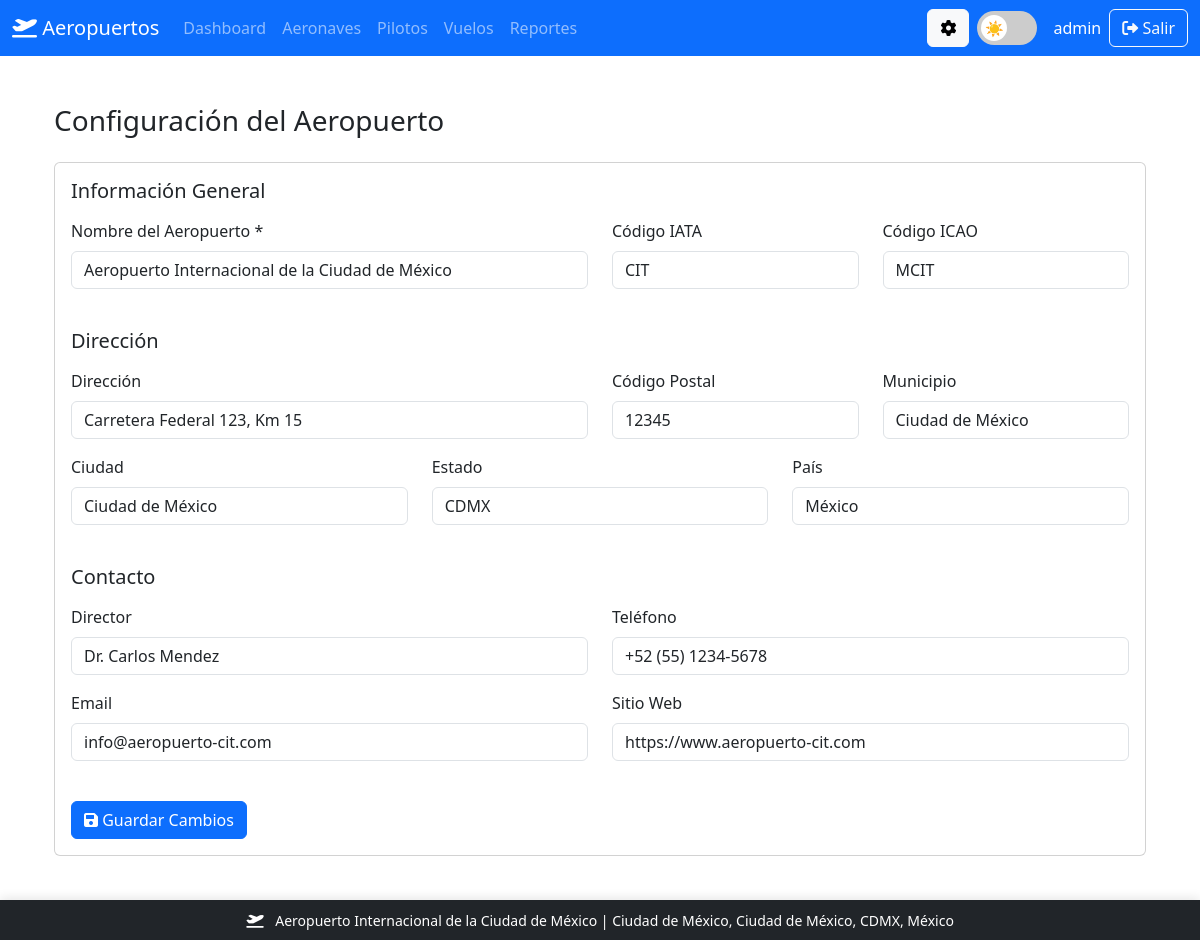
/config/aeropuerto (signed in), run on the app's committed database.
### models.py (models this page shows, shortened)
class Usuario(db.Model, UserMixin):
    __table_args__ = {'extend_existing': True}
    __tablename__ = 'Usuarios'
    id = db.Column(db.Integer, primary_key=True)
    username = db.Column(db.String(80), unique=True, nullable=False)
    password_hash = db.Column(db.String(120), nullable=False)
    rol = db.Column(db.String(20), default='usuario')
    created_at = db.Column(db.DateTime, default=datetime.utcnow)

class ConfiguracionAeropuerto(db.Model):
    __table_args__ = {'extend_existing': True}
    __tablename__ = 'configuracion_aeropuerto'
    id = db.Column(db.Integer, primary_key=True)
    nombre = db.Column(db.String(100), nullable=False, default='Mi Aeropuerto')
    codigo_iata = db.Column(db.String(3))
    codigo_icao = db.Column(db.String(4))
    director = db.Column(db.String(100))
    direccion = db.Column(db.String(200))
    codigo_postal = db.Column(db.String(10))
    municipio = db.Column(db.String(100))
    ciudad = db.Column(db.String(100))
    estado = db.Column(db.String(100))
    pais = db.Column(db.String(100), default='México')
    telefono = db.Column(db.String(20))
    email = db.Column(db.String(100))
    sitio_web = db.Column(db.String(200))
    created_at = db.Column(db.DateTime, default=datetime.utcnow)
    updated_at = db.Column(db.DateTime, default=datetime.utcnow, onupdate=datetime.utcnow)

### routes/config.py (the view, shortened to what this page needs)
@config_bp.route('/aeropuerto', methods=['GET', 'POST'])
@login_required
def configuracion_aeropuerto():
    if not current_user.rol == 'admin':
        flash('Acceso denegado. Se requieren permisos de administrador.', 'danger')
        return redirect(url_for('main.dashboard'))
    config = ConfiguracionAeropuerto.query.first()
    if not config:
        config = ConfiguracionAeropuerto(
            nombre='Mi Aeropuerto'
        )
        db.session.add(config)
        db.session.commit()
    return render_template('config/aeropuerto.html', config=config)

### app.py (called while the page is built)
@login_manager.user_loader
def load_user(user_id):
    return db.session.get(Usuario, int(user_id))

### templates/config/aeropuerto.html (shortened to what this page needs)
{% extends "base.html" %}
{% block content %}
<div class="container">
    <h3 class="my-4">Configuración del Aeropuerto</h3>
    <div class="card">
        <div class="card-body">
            <form method="POST">
                <h5 class="mb-3">Información General</h5>
                <div class="row">
                    <div class="col-md-6 mb-3">
                        <label for="nombre" class="form-label">Nombre del Aeropuerto *</label>
                        <input type="text" class="form-control" id="nombre" name="nombre"
                               value="{{ config.nombre }}" required>
                    </div>
                    <div class="col-md-3 mb-3">
                        <label for="codigo_iata" class="form-label">Código IATA</label>
                        <input type="text" class="form-control" id="codigo_iata" name="codigo_iata"
                               value="{{ config.codigo_iata }}" maxlength="3">
                    </div>
                    <div class="col-md-3 mb-3">
                        <label for="codigo_icao" class="form-label">Código ICAO</label>
                        <input type="text" class="form-control" id="codigo_icao" name="codigo_icao"
                               value="{{ config.codigo_icao }}" maxlength="4">
                    </div>
                </div>
                <h5 class="mb-3 mt-4">Dirección</h5>
                <div class="row">
                    <div class="col-md-6 mb-3">
                        <label for="direccion" class="form-label">Dirección</label>
                        <input type="text" class="form-control" id="direccion" name="direccion"
                               value="{{ config.direccion }}">
                    </div>
                    <div class="col-md-3 mb-3">
                        <label for="codigo_postal" class="form-label">Código Postal</label>
                        <input type="text" class="form-control" id="codigo_postal" name="codigo_postal"
                               value="{{ config.codigo_postal }}">
                    </div>
                    <div class="col-md-3 mb-3">
                        <label for="municipio" class="form-label">Municipio</label>
                        <input type="text" class="form-control" id="municipio" name="municipio"
                               value="{{ config.municipio }}">
                    </div>
                </div>
                <div class="row">
                    <div class="col-md-4 mb-3">
                        <label for="ciudad" class="form-label">Ciudad</label>
                        <input type="text" class="form-control" id="ciudad" name="ciudad"
                               value="{{ config.ciudad }}">
                    </div>
                    <div class="col-md-4 mb-3">
                        <label for="estado" class="form-label">Estado</label>
                        <input type="text" class="form-control" id="estado" name="estado"
                               value="{{ config.estado }}">
                    </div>
                    <div class="col-md-4 mb-3">
                        <label for="pais" class="form-label">País</label>
                        <input type="text" class="form-control" id="pais" name="pais"
                               value="{{ config.pais }}">
                    </div>
                </div>
                <h5 class="mb-3 mt-4">Contacto</h5>
                <div class="row">
                    <div class="col-md-6 mb-3">
                        <label for="director" class="form-label">Director</label>
                        <input type="text" class="form-control" id="director" name="director"
                               value="{{ config.director }}">
                    </div>
                    <div class="col-md-6 mb-3">
                        <label for="telefono" class="form-label">Teléfono</label>
                        <input type="tel" class="form-control" id="telefono" name="telefono"
                               value="{{ config.telefono }}">
                    </div>
                </div>
                <div class="row">
                    <div class="col-md-6 mb-3">
                        <label for="email" class="form-label">Email</label>
                        <input type="email" class="form-control" id="email" name="email"
                               value="{{ config.email }}">
                    </div>
                    <div class="col-md-6 mb-3">
                        <label for="sitio_web" class="form-label">Sitio Web</label>
                        <input type="url" class="form-control" id="sitio_web" name="sitio_web"
                               value="{{ config.sitio_web }}">
                    </div>
                </div>
                <div class="mt-4">
                    <button type="submit" class="btn btn-primary">
                        <i class="fas fa-save"></i> Guardar Cambios
                    </button>
                </div>
            </form>
        </div>
    </div>
</div>
{% endblock %}

### templates/base.html (shortened to what this page needs)
<!doctype html>
<html lang="es" data-bs-theme="light">
<head>
    <link href="https://cdn.jsdelivr.net/npm/bootstrap@5.3.2/dist/css/bootstrap.min.css" rel="stylesheet">
    <link href="https://cdnjs.cloudflare.com/ajax/libs/font-awesome/6.0.0/css/all.min.css" rel="stylesheet">
</head>
<body>
<div class="main-content">
    <nav class="navbar navbar-expand-lg navbar-dark bg-primary">
        <div class="container-fluid">
            <a class="navbar-brand" href="{{ url_for('main.dashboard') }}">
                <i class="fas fa-plane-departure"></i> Aeropuertos
            </a>
            <div class="collapse navbar-collapse" id="navbarContent">
                <ul class="navbar-nav me-auto mb-2 mb-lg-0">
                    {% if current_user.is_authenticated %}
                    <li class="nav-item">
                        <a class="nav-link" href="{{ url_for('main.dashboard') }}">Dashboard</a>
                    </li>
                    <li class="nav-item">
                        <a class="nav-link" href="{{ url_for('main.page_aeronaves') }}">Aeronaves</a>
                    </li>
                    <li class="nav-item">
                        <a class="nav-link" href="{{ url_for('main.page_pilotos') }}">Pilotos</a>
                    </li>
                    <li class="nav-item">
                        <a class="nav-link" href="{{ url_for('main.page_vuelos') }}">Vuelos</a>
                    </li>
                    <li class="nav-item">
                        <a class="nav-link" href="{{ url_for('reports.reports_index') }}">Reportes</a>
                    </li>
                    {% endif %}
                </ul>
                {% if current_user.is_authenticated %}
                <div class="d-flex align-items-center">
                    {% if current_user.rol == 'admin' %}
                    <a href="{{ url_for('config.configuracion_aeropuerto') }}"
                       class="btn btn-light me-2"
                       title="Configuración del Aeropuerto">
                        <i class="fas fa-cog"></i>
                    </a>
                    {% endif %}
                    <div class="theme-switch-wrapper">
                        <label class="theme-switch mb-0">
                            <span class="slider"></span>
                        </label>
                    </div>
                    <span class="text-white me-2">{{ current_user.username }}</span>
                    <a class="btn btn-outline-light" href="{{ url_for('auth.logout') }}">
                        <i class="fas fa-sign-out-alt"></i> Salir
                    </a>
                </div>
                {% endif %}
            </div>
        </div>
    </nav>
    <div class="container py-4">
        {% block content %}{% endblock %}
    </div>
</div>
<footer class="footer-fixed">
    <div class="container-fluid">
        <div class="row align-items-center">
            <div class="col-md-12 text-center">
                <small id="statusbar-info">
                    <i class="fas fa-plane-departure me-2"></i>
                    <span id="aeropuerto-nombre">Cargando...</span> |
                    <span id="aeropuerto-ciudad">Cargando...</span>,
                    <span id="aeropuerto-municipio">Cargando...</span>,
                    <span id="aeropuerto-estado">Cargando...</span>,
                    <span id="aeropuerto-pais">Cargando...</span>
                </small>
            </div>
        </div>
    </div>
</footer>
</body>
</html>

### templates/base.html (style rules this page uses)
html, body { height: 100%; margin: 0; padding: 0; }
body { display: flex; flex-direction: column; min-height: 100vh; }
.main-content { flex: 1; display: flex; flex-direction: column; }
.container { flex: 1; }
.footer-fixed { position: fixed; bottom: 0; left: 0; right: 0; z-index: 1000; background-color: #212529; color: #ffffff; padding: 8px 0; box-shadow: 0 -2px 10px rgba(0, 0, 0, 0.1); }
.main-content { padding-bottom: 60px; }
.theme-switch-wrapper { display: flex; align-items: center; gap: 0.5rem; margin-right: 1rem; }
.theme-switch { position: relative; width: 60px; height: 34px; }
.slider { position: absolute; cursor: pointer; top: 0; left: 0; right: 0; bottom: 0; background-color: #ccc; transition: .4s; border-radius: 34px; }
.slider:before { position: absolute; content: "☀️"; height: 26px; width: 26px; left: 4px; bottom: 4px; background-color: white; transition: .4s; border-radius: 50%; display: flex; align-items: center; justify-content: center; font-size: 15px; }
body, .card, .navbar, .btn { transition: all 0.3s ease-in-out; }

### data on the page
Usuario: username "admin"
ConfiguracionAeropuerto: nombre "Aeropuerto Internacional de la Ciudad de México", codigo_iata "CIT", codigo_icao "MCIT", direccion "Carretera Federal 123, Km 15", codigo_postal "12345", municipio "Ciudad de México", ciudad "Ciudad de México", estado "CDMX", pais "México", director "Dr. Carlos Mendez", telefono "+52 (55) 1234-5678", email "info@aeropuerto-cit.com", sitio_web "https://www.aeropuerto-cit.com"
